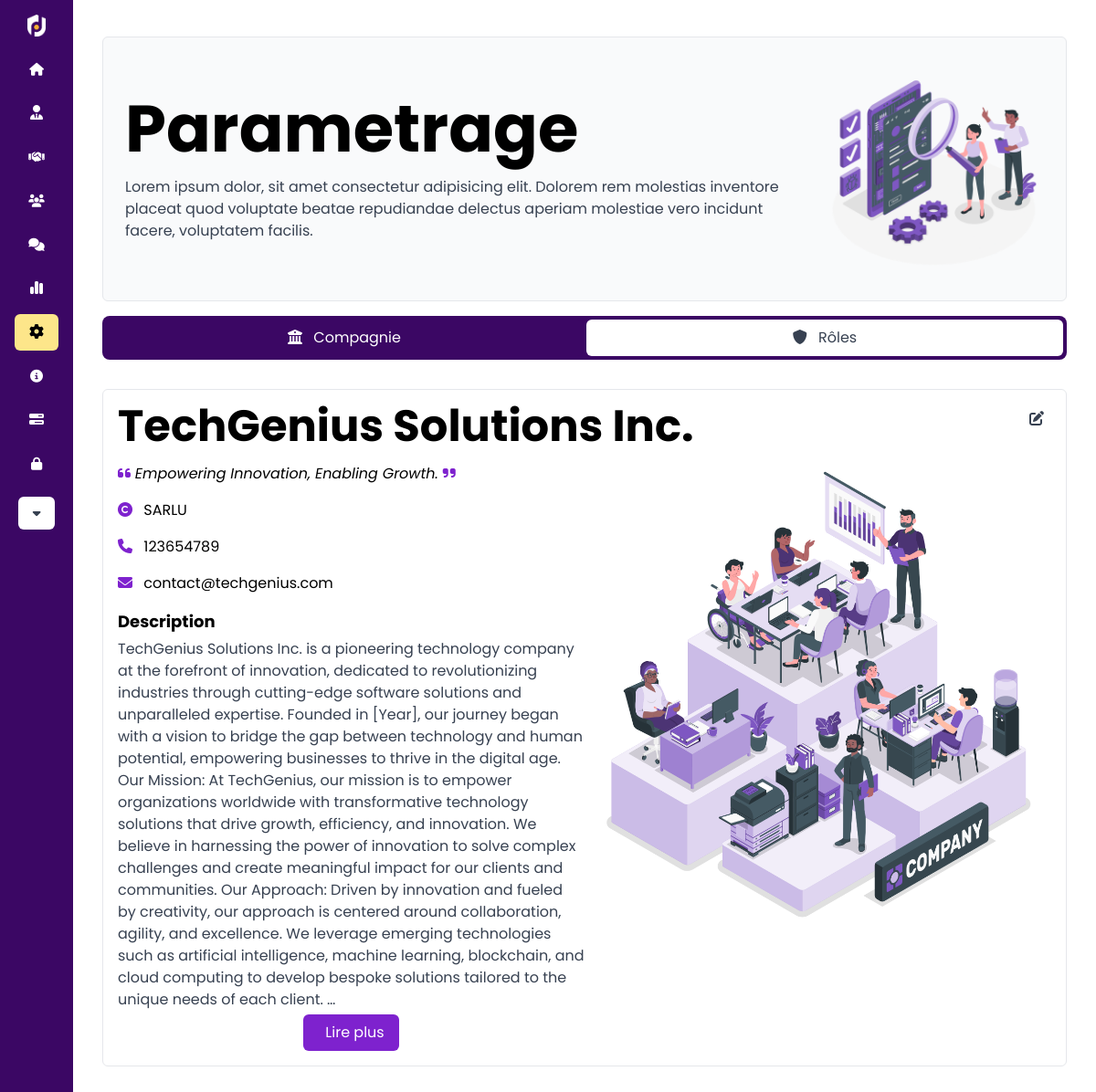
The app's page /settings/ (signed in) with its own data.
### base/models.py (models this page shows, shortened)
class Company(models.Model):
    manager = models.ForeignKey(CustomUser, on_delete=models.CASCADE)
    name = models.CharField(max_length=255)
    slogan = models.CharField(max_length=255)
    company_type = models.CharField(max_length=50, choices=company_types)
    phone = models.CharField(max_length=255,blank=True, null=True)
    email = models.EmailField(max_length=255, null=True, blank=True)
    description = models.TextField(blank=True, null=True)
    employees = models.ManyToManyField(Profile, related_name='companies', blank=True)
    is_verified = models.BooleanField(default=True)
    timestamp = models.DateTimeField(auto_now_add=True)

### base/views.py (the view)
# urls.py: path('settings/', settings, name='settings'),
@ login_required(login_url='login')
def settings(req):
    user = req.user
    if user.role.sec_level < 3:
        curr_comp = get_object_or_404(Company, id=user.profile.company.id)
    else:
        curr_comp = get_object_or_404(Company, manager=user)
    user_roles = Role.objects.all()
    form = RoleForm()
    if req.method == 'POST':
        form = RoleForm(req.POST)
        if form.is_valid():
            form.save()
            return redirect('settings')
    context = {
        "params_page": "active",
        'title': 'Settings',
        'user_roles': user_roles,
        'curr_comp': curr_comp,
        'form': form,
    }
    return render(req, 'base/settings.html', context)

### base/utils.py (called while the page is built)
def h_encode(id):
    return hashids.encode(id)

    def to_url(self, value):
        return h_encode(value)

### base/templates/base/settings.html (shortened to what this page needs)
{% extends 'main.html' %} {% load static %} {% block content %}
<div
  class="p-6 bg-gray-50 border rounded-md flex flex-col md:flex-row gap-8 justify-between items-center"
>
  <article class="w-5/7">
    <h1 class="text-black text-3xl lg:text-7xl font-bold">Parametrage</h1>
    <p class="mt-4">
      Lorem ipsum dolor, sit amet consectetur adipisicing elit. Dolorem rem
      molestias inventore placeat quod voluptate beatae repudiandae delectus
      aperiam molestiae vero incidunt facere, voluptatem facilis.
    </p>
  </article>
  <img
    class="h-60 object-cover"
    src="{% static 'imgs/params.png' %}"
    alt="welcome image"
  />
</div>
<div
  class="my-4 tabbar w-full p-1 bg-purple-950 rounded-lg flex justify-between gap-1 h-fit w-full text-md"
>
  <button
    class="tabBtn px-4 py-2 bg-white hover:bg-purple-950 hover:text-white rounded-md w-full"
    onclick="openTab(event, 'company')"
    id="defaultTab"
  >
    <i class="fa-solid fa-building-columns"></i>
    <span class="hidden lg:inline lg:ml-2">Compagnie</span>
  </button>
  <button
    class="tabBtn px-4 py-2 bg-white hover:bg-purple-950 hover:text-white rounded-md w-full"
    onclick="openTab(event, 'roles')"
  >
    <i class="fa-solid fa-shield"></i>
    <span class="hidden lg:inline lg:ml-2">Rôles</span>
  </button>
</div>
<section
  id="company"
  class="tabcontent relative my-8 border border p-4 rounded-md"
>
  {% if user.role.sec_level >= 4 %}
  <button
    onclick="hide_dialogs()"
    hx-target="#basic_dialog"
    hx-get="{% url 'edit_company' curr_comp.id %}"
    class="absolute right-4 px-2 py-1 hover:bg-purple-300 rounded-md hover:text-black"
  >
    <i class="fa-solid fa-pen-to-square"></i>
  </button>
  {% endif %}
  <h3 class="mb-4 text-black text-5xl font-bold">{{curr_comp.name}}</h3>
  <div class="grid lg:grid-cols-2">
    <div class="flex flex-col gap-4">
      <p class="text-black italic">
        <i class="fa-solid fa-quote-left text-purple-700"></i>
        {{curr_comp.slogan}}
        <i class="fa-solid fa-quote-right text-purple-700"></i>
      </p>
      <p class="text-black">
        <i class="fa-solid fa-copyright text-purple-700 mr-2"></i>
        {{curr_comp.company_type}}
      </p>
      <p class="text-black">
        <i class="fa-solid fa-phone text-purple-700 mr-2"></i>
        {{curr_comp.phone}}
      </p>
      <p class="text-black">
        <i class="fa-solid fa-envelope text-purple-700 mr-2"></i>
        {{curr_comp.email}}
      </p>
      <article class="flex flex-col gap-1">
        <span class="text-lg text-black font-bold">Description</span>
        <p class="shortened">{{curr_comp.description|truncatechars:1000}}</p>
        <button
          id="load_more"
          class="px-4 py-2 w-fit mx-auto bg-purple-700 hover:bg-purple-950 text-white rounded-md"
        >
          <span class="hidden lg:inline lg:ml-2">Lire plus</span>
        </button>
      </article>
    </div>
    <img
      class="w-full object-cover"
      src="{% static 'imgs/company.png' %}"
      alt="welcome image"
    />
  </div>
</section>
{% endblock %}

### static/styles.css (style rules this page uses)
.active { background: #fde68a; color: black; }
.tabbar button.active { background-color: #3b0764; color: white; }
.tabcontent, .minitabcontent { height: inherit; animation: fadeEffect 1s; }

### templates/main.html (style rules this page uses)
body { font-family: "Poppins", sans-serif; }

### records on screen
Company: name "TechGenius Solutions Inc.", slogan "Empowering Innovation, Enabling Growth.", company_type "SARLU", phone "123654789", email "contact@techgenius.com", description "TechGenius Solutions Inc. is a pioneering technology company at the forefront of innovation, dedicated to revolutionizing industries through cutting-edge software solutions and unparalleled expertise. Founded in [Year], our journey began with a vision to bridge the gap between technology and human potential, empowering businesses to thrive in the digital age. Our Mission: At TechGenius, our mission is to empower organizations worldwide with transformative technology solutions that drive growth, efficiency, and innovation. We believe in harnessing the power of innovation to solve complex challenges and create meaningful impact for our clients and communities. Our Approach: Driven by…"
